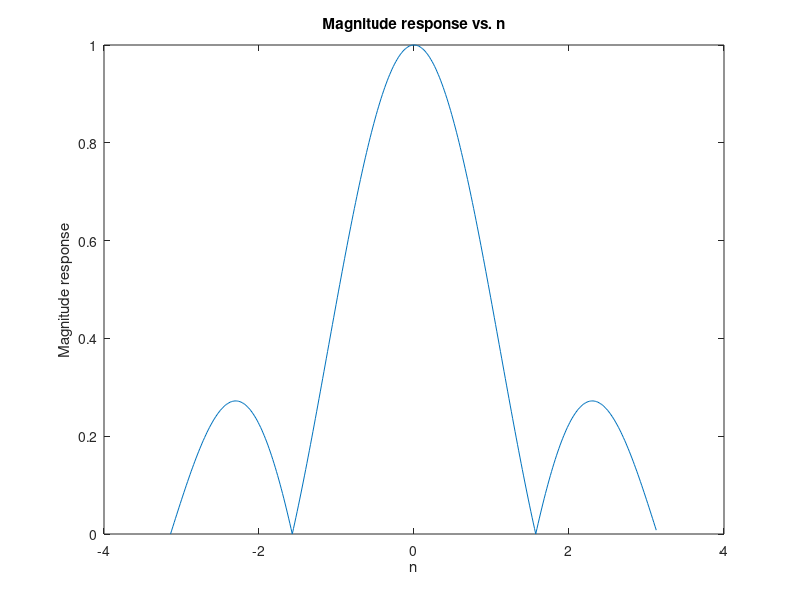
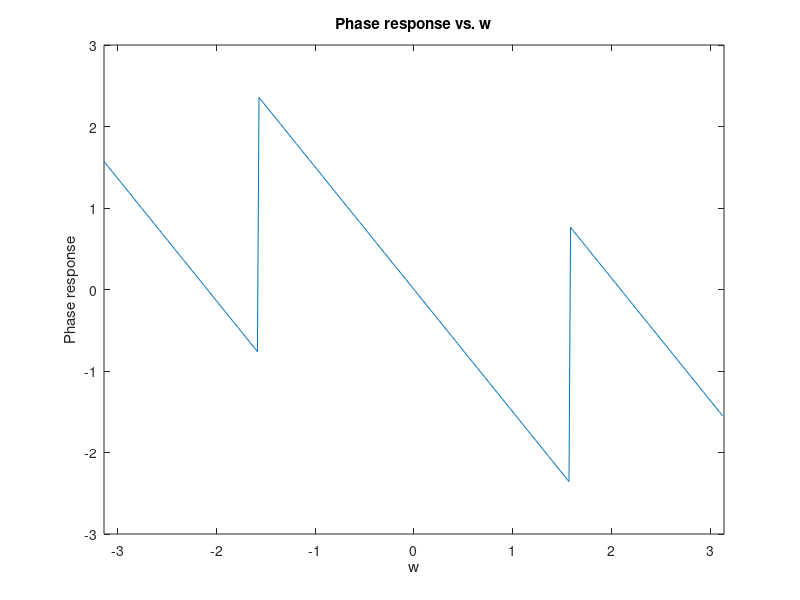
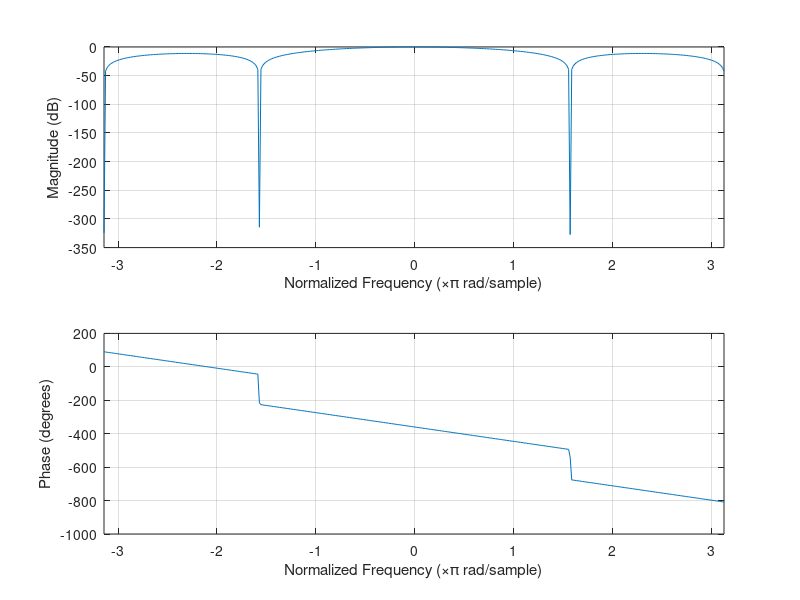

MATLAB code to generate these figures, in order:
% 1.5b
bb = 1/4*ones(1, 4);
w = -pi : 2*pi/400 : pi-2*pi/400;
H = (1/4) * exp(-1.5*j*w) .* (exp(-1.5*j*w) + exp(1.5*j*w) + exp(-0.5*j*w) + exp(0.5*j*w));

figure;
plot(w, abs(H));
xlabel( 'n' );
ylabel('Magnitude response');
title('Magnitude response vs. n');

figure;
plot(w, angle(H));
xlabel( 'w' );
ylabel('Phase response');
title('Phase response vs. w');
xlim( [-pi, pi] );

% 1.5c
figure;
freqz(bb, 1, w);
% These are not the same. The magnitude is different because freqz doesn't
% account for the magnitude and phase correctly, as it doesn't take absolute value (you'd
% need to convert the minus sign of negative cosine values to a phasor with phase pi radians,
% which you would then integrate into the phase plot, with resultant jumps
% of +-pi radians.